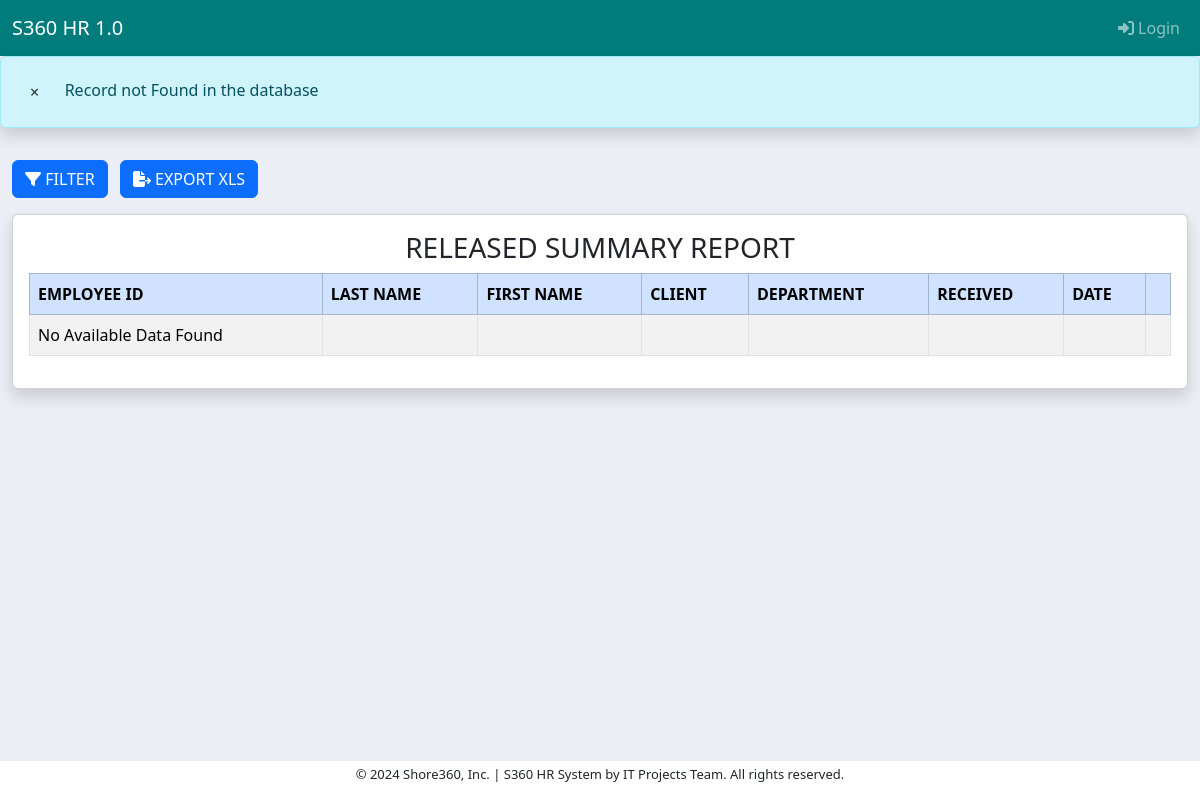
Before: / with the older database file.
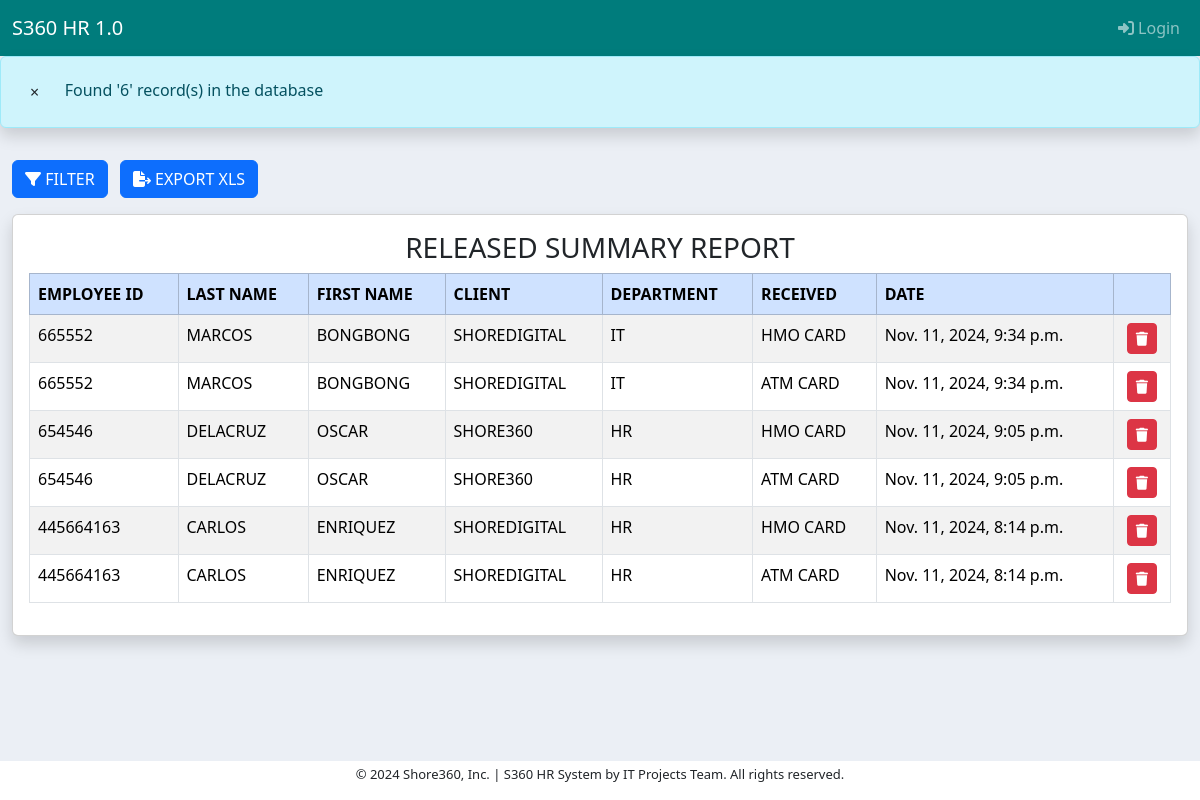
After: the same page with the newer database file.
### receiving_app/models.py (models this page shows, shortened)
class Employee_Record(models.Model):
    employee_id = models.CharField(max_length=50, null=True, blank=True)
    last_name = models.CharField(max_length=200, null=True, blank=True)
    first_name = models.CharField(max_length=200, null=True, blank=True)
    department = models.ForeignKey(Department, on_delete=models.CASCADE, null=True, blank=True)
    client = models.ForeignKey(Client, on_delete=models.CASCADE, null=True, blank=True)
    component = models.ForeignKey(Component, on_delete=models.CASCADE, null=True, blank=True)
    date = models.DateTimeField(auto_now_add=True)
    class Meta:
        ordering = ["-date"]

class Client(models.Model):
    client = models.CharField(max_length=200)
    class Meta:
        ordering = ["client"]
    def __str__(self):
        return self.client

class Department(models.Model):
    department = models.CharField(max_length=200)
    class Meta:
        ordering = ["department"]
    def __str__(self):
        return self.department

class Component(models.Model):
    component = models.CharField(max_length=200)
    class Meta:
        ordering = ["component"]
    def __str__(self):
        return self.component

### receiving_app/views.py (the view)
# urls.py: path('', received_views.summary_released, name='summary_received'),
def summary_released(request):
    records = Employee_Record.objects.all()
    records_Filter = EmployeeRecordFilter(request.GET, queryset=records)
    records = records_Filter.qs
    records_count = records.count()
    if records_count > 0:
        messages.info(request, f"Found '{records_count}' record(s) in the database")
    else:
        messages.info(request, f"Record not Found in the database ")
    context = {
        'records': records,
        'records_count': records_count,
        'records_Filter': records_Filter
        }
    return render(request, 'receiving_app/summary_report.html', context)

### receiving_app/templates/receiving_app/summary_report.html (shortened to what this page needs)
{% extends 'base.html'  %}
{% load crispy_forms_tags %}
{% block content %}
<button class="btn btn-primary mt-3" data-bs-toggle="modal" data-bs-target="#search" id="filterBtn"><i class="fa-solid fa-filter"></i> FILTER</button>
<a href=""><button class="btn btn-primary mt-3 ms-2"><i class="fa-solid fa-file-export"></i> EXPORT XLS</button></a>
<div class="card card-body mt-3 mb-5 shadow fade show">
<table class="table table-bordered table-hover table-striped">
  <center><h3 class="ititles">RELEASED SUMMARY REPORT</h3></center>
    <thead class="table-primary">
      <tr>
        <th scope="col">EMPLOYEE ID</th>
        <th scope="col">LAST NAME</th>
        <th scope="col">FIRST NAME</th>
        <th scope="col">CLIENT</th>
        <th scope="col">DEPARTMENT</th>
        <th scope="col">RECEIVED</th>
        <th scope="col">DATE</th>
        <th scope="col"></th>
      </tr>
    </thead>
    <tbody>
      {% for record in records %}
      <tr>
        <td>{{ record.employee_id }}</td>
        <td>{{ record.last_name }}</td>
        <td>{{ record.first_name }}</td>
        <td>{{ record.client }}</td>
        <td>{{ record.department }}</td>
        <td>{{ record.component }}</td>
        <td>{{ record.date }}</td>
        <td>
          <center>
              <button type="submit" class="btn btn-danger btn-sm" data-bs-toggle="modal" data-bs-target="#delete{{ record.id }}"><i class="fa-solid fa-trash"></i></button>
          </center>
        </td>
      </tr>
      {% empty %}
      <tr>
        <td>No Available Data Found</td>
        <td></td>
        <td></td>
        <td></td>
        <td></td>
        <td></td>
        <td></td>
        <td></td>
      </tr>
      {% endfor %}
    </tbody>
  </table>
</div>
{% endblock content %}

### templates/base.html (shortened to what this page needs)
<!doctype html>
{% load static %}
<html lang="en">
  <head>
    <link href="https://cdn.jsdelivr.net/npm/bootstrap@5.3.3/dist/css/bootstrap.min.css" rel="stylesheet">
    <link href="{% static 'mystyle.css' %}" rel="stylesheet">
    <link href="https://cdn.jsdelivr.net/npm/select2@4.1.0-rc.0/dist/css/select2.min.css" rel="stylesheet" />
  </head>
  <body>
    {% include 'navbar.html' %}
    {% for message in messages %}
    <div class="alert {{ message.tags }} alert-dismissible shadow fade show" data-bs-dismiss="alert" role="alert">
        <button type="button" class="btn btn-alert-message {{ message.tags }}" data-dismiss="alert" aria-label="Close" id="btn-alert-message">
            <span aria-hidden="true">&times;</span>
        </button>
        <span>&nbsp&nbsp</span>{{ message | safe }}
    </div>
    {% endfor %}
    <div class="container-fluid">
      {% block content %}
      {% endblock content %}
    </div>
    <footer class="pt-1">
      <div id="myfooter">
      <p>© 2024 Shore360, Inc. | S360 HR System by IT Projects Team. All rights reserved. </p>
      </div>
    </footer>
    <link rel="stylesheet" href="https://cdnjs.cloudflare.com/ajax/libs/font-awesome/6.5.2/css/all.min.css" />
  </body>
</html>

### templates/navbar.html (shortened to what this page needs)
<nav class="navbar navbar-expand-lg navbar-dark" style="background-color: #007C7C;">
    <div class="container-fluid">
      <a class="navbar-brand" href="">S360 HR 1.0</a>
        <ul class="navbar-nav ml-auto">
        {% if user.is_authenticated %}
        <h5 id="hi-name"><i class="fa-solid fa-circle-user"></i> Hi {{ user.username }}!</h5>
          <li class="nav-item">
            <a class="nav-link" href="{% url 'user-logout' %}" ><i class="fa-solid fa-right-from-bracket"></i> Logout</a>
          </li>
        {% else %}
          <li class="nav-item">
            <a class="nav-link" href="{% url 'user-login' %}" ><i class="fa-solid fa-right-to-bracket"></i> Login</a>
          </li>
        </ul>
        {% endif %}
      </div>
  </nav>

### static/mystyle.css (style rules this page uses)
footer { background-color: #FFF; font-size: small; position: fixed; bottom: 0px; width: 400px; text-align: center; width: 100%; }
body { background-color: #ebeff5; }

Changed rows visible on the page:
added Employee_Record: employee_id "665552", last_name "MARCOS", first_name "BONGBONG", client "SHOREDIGITAL", department "IT", component "HMO CARD", date "Nov. 11, 2024, 9:34 p.m."
added Employee_Record: employee_id "665552", last_name "MARCOS", first_name "BONGBONG", client "SHOREDIGITAL", department "IT", component "ATM CARD", date "Nov. 11, 2024, 9:34 p.m."
added Employee_Record: employee_id "654546", last_name "DELACRUZ", first_name "OSCAR", client "SHORE360", department "HR", component "HMO CARD", date "Nov. 11, 2024, 9:05 p.m."
added Employee_Record: employee_id "654546", last_name "DELACRUZ", first_name "OSCAR", client "SHORE360", department "HR", component "ATM CARD", date "Nov. 11, 2024, 9:05 p.m."
added Employee_Record: employee_id "445664163", last_name "CARLOS", first_name "ENRIQUEZ", client "SHOREDIGITAL", department "HR", component "HMO CARD", date "Nov. 11, 2024, 8:14 p.m."
added Employee_Record: employee_id "445664163", last_name "CARLOS", first_name "ENRIQUEZ", client "SHOREDIGITAL", department "HR", component "ATM CARD", date "Nov. 11, 2024, 8:14 p.m."
Other visible differences:
new list line: "× Found '6' record(s) in the database"
list line gone: "× Record not Found in the database"
text no longer shown: "No Available Data Found"
